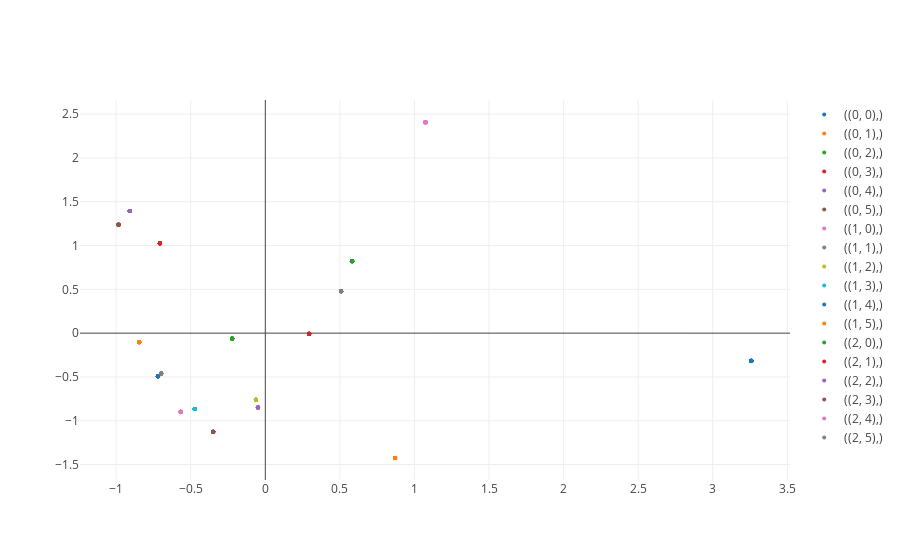

The code cell stored with this chart in its notebook:
### Code cell
import plotly
import plotly.offline
import plotly.graph_objs as go

traces = []
for idx, label_name in enumerate(OAM_dataset.labels_names):
    reduced_data = OAM_dataset.dataset[np.array(OAM_dataset.labels) == idx]
    reduced_data = OAM_dataset.pca.transform(reduced_data)[:, :2]
    traces.append(go.Scatter(
        x=reduced_data[:, 0],
        y=reduced_data[:, 1],
        mode='markers',
        name=str(label_name),
        marker=dict(size=4)
    ))

plotly.offline.iplot(traces)
